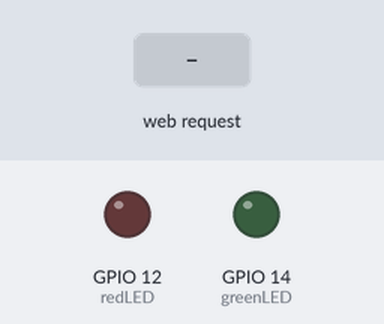
Bench run of a sketch on a simulated ESP32. Parts: output pins drawn as LEDs (lit = HIGH). The test bench sets the inputs (shaded band). WiFi joins after 1.5 s; servers stay silent unless stated; what the sketch prints to the serial monitor is not drawn.

Above: at 2.7 s.
2.8 s: HTTP request GET /red/on received
At 4.0 s:
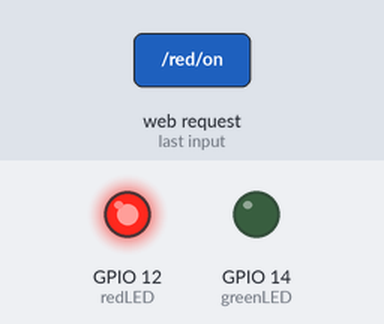
4.3 s: HTTP request GET /green/on received
At 5.3 s:
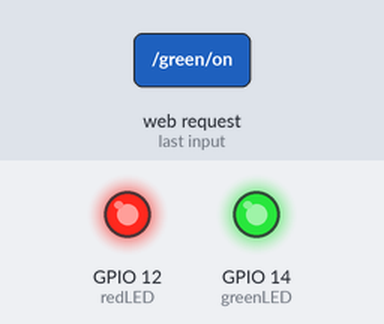
5.8 s: HTTP request GET /red/off received
At 6.4 s:
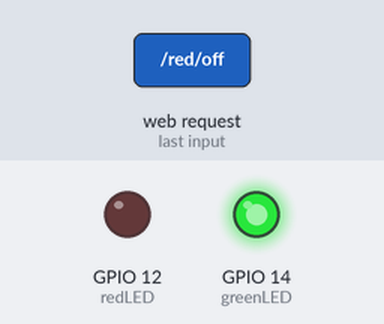
Timing chart, 0 to 8.8 s (numbered marks = the images above; inputs shaded):
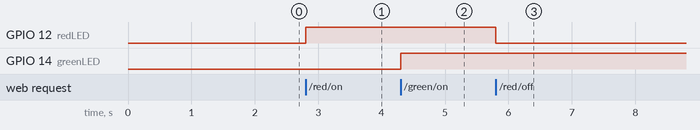

Measured:
- after the input at 2.8 s, GPIO 12 (redLED): LOW → HIGH at once
- after the input at 4.3 s, GPIO 14 (greenLED): LOW → HIGH at once
- after the input at 5.8 s, GPIO 12 (redLED): HIGH → LOW at once

The sketch:

practical3_esp32_webserver_led_control.ino
```cpp
/*
  Practical 3: Web Interface to Monitor and Control LEDs using ESP32 (Cyber-Physical System)
  Course: Computer Laboratory II - Industrial Internet of Things (417526)
  Department of AI & DS, ADYPSOE, SPPU
  Description: Hosts an HTTP WebServer on port 80 using ESP32 Wi-Fi.
  Provides interactive HTML controls to turn Red LED (GPIO 12) and Green LED (GPIO 14) ON and OFF.
*/

#include <WiFi.h>
#include <WebServer.h>

// Wi-Fi network credentials (replace with your Hotspot / Wi-Fi credentials or "Wokwi-GUEST" for simulator)
const char* ssid = "Wokwi-GUEST";
const char* password = "";

WebServer server(80); // Create WebServer instance on standard HTTP port 80

int redLED = 12;   // Red LED connected to GPIO 12 (via 220-ohm resistor)
int greenLED = 14; // Green LED connected to GPIO 14 (via 220-ohm resistor)

void setup() {
  Serial.begin(115200);

  pinMode(redLED, OUTPUT);
  pinMode(greenLED, OUTPUT);
  digitalWrite(redLED, LOW);
  digitalWrite(greenLED, LOW);

  Serial.println("\nConnecting to Wi-Fi...");
  WiFi.begin(ssid, password);

  while (WiFi.status() != WL_CONNECTED) {
    delay(500);
    Serial.print(".");
  }

  Serial.println("\nWiFi Connected successfully!");
  Serial.print("ESP32 Web Server IP Address: http://");
  Serial.println(WiFi.localIP());

  // Define HTTP Route Handlers
  server.on("/", []() {
    String html = "<!DOCTYPE html><html><head><meta name='viewport' content='width=device-width, initial-scale=1'>";
    html += "<style>body{font-family:Arial,sans-serif;text-align:center;margin-top:40px;background:#f4f6f9;}";
    html += ".btn{display:inline-block;padding:12px 24px;margin:8px;font-size:18px;text-decoration:none;border-radius:6px;color:#fff;}";
    html += ".btn-on{background:#28a745;} .btn-off{background:#dc3545;} .card{background:#fff;padding:24px;max-width:400px;margin:auto;border-radius:10px;box-shadow:0 4px 10px rgba(0,0,0,0.1);}</style></head>";
    html += "<body><div class='card'><h2>ESP32 CPS LED Control</h2>";
    html += "<p><strong>Red LED (GPIO 12):</strong><br>";
    html += "<a class='btn btn-on' href='/red/on'>ON</a> <a class='btn btn-off' href='/red/off'>OFF</a></p>";
    html += "<p><strong>Green LED (GPIO 14):</strong><br>";
    html += "<a class='btn btn-on' href='/green/on'>ON</a> <a class='btn btn-off' href='/green/off'>OFF</a></p>";
    html += "</div></body></html>";
    server.send(200, "text/html", html);
  });

  server.on("/red/on", []() {
    digitalWrite(redLED, HIGH);
    Serial.println("Command: Red LED -> ON");
    server.send(200, "text/plain", "Red LED is ON. <a href='/'>Back</a>");
  });

  server.on("/red/off", []() {
    digitalWrite(redLED, LOW);
    Serial.println("Command: Red LED -> OFF");
    server.send(200, "text/plain", "Red LED is OFF. <a href='/'>Back</a>");
  });

  server.on("/green/on", []() {
    digitalWrite(greenLED, HIGH);
    Serial.println("Command: Green LED -> ON");
    server.send(200, "text/plain", "Green LED is ON. <a href='/'>Back</a>");
  });

  server.on("/green/off", []() {
    digitalWrite(greenLED, LOW);
    Serial.println("Command: Green LED -> OFF");
    server.send(200, "text/plain", "Green LED is OFF. <a href='/'>Back</a>");
  });

  server.begin(); // Start HTTP Server
  Serial.println("HTTP Web Server Started.");
}

void loop() {
  server.handleClient(); // Listen and handle client browser requests
}
```
